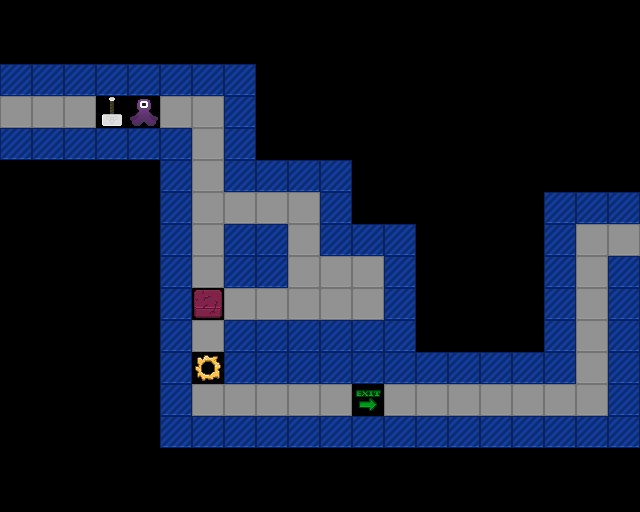

A level layout from a 2D game, rendered from its tile map. Below: a short description, then the map file with its tile-grid data intact:
An orthogonal 20x16 tile map with 32x32 px tiles, 1 tile layer (Tile Layer 1).

<map version="1.5" tiledversion="1.7.0" orientation="orthogonal" renderorder="right-down" width="20" height="16" tilewidth="32" tileheight="32" infinite="0" nextlayerid="2" nextobjectid="1">
 <tileset firstgid="1" source="project-mjolnir.tsx" />
 <layer id="1" name="Tile Layer 1" width="20" height="16">
  <data encoding="csv">
0,0,0,0,0,0,0,0,0,0,0,0,0,0,0,0,0,0,0,0,
0,0,0,0,0,0,0,0,0,0,0,0,0,0,0,0,0,0,0,0,
4,4,4,4,4,4,4,4,0,0,0,0,0,0,0,0,0,0,0,0,
3,3,3,46,50,3,3,4,0,0,0,0,0,0,0,0,0,0,0,0,
4,4,4,4,4,4,3,4,0,0,0,0,0,0,0,0,0,0,0,0,
0,0,0,0,0,4,3,4,4,4,4,0,0,0,0,0,0,0,0,0,
0,0,0,0,0,4,3,3,3,3,4,0,0,0,0,0,0,4,4,4,
0,0,0,0,0,4,3,4,4,3,4,4,4,0,0,0,0,4,3,3,
0,0,0,0,0,4,3,4,4,3,3,3,4,0,0,0,0,4,3,4,
0,0,0,0,0,4,1,3,3,3,3,3,4,0,0,0,0,4,3,4,
0,0,0,0,0,4,3,4,4,4,4,4,4,0,0,0,0,4,3,4,
0,0,0,0,0,4,2,4,4,4,4,4,4,4,4,4,4,4,3,4,
0,0,0,0,0,4,3,3,3,3,3,18,3,3,3,3,3,3,3,4,
0,0,0,0,0,4,4,4,4,4,4,4,4,4,4,4,4,4,4,4,
0,0,0,0,0,0,0,0,0,0,0,0,0,0,0,0,0,0,0,0,
0,0,0,0,0,0,0,0,0,0,0,0,0,0,0,0,0,0,0,0
</data>
 </layer>
</map>
